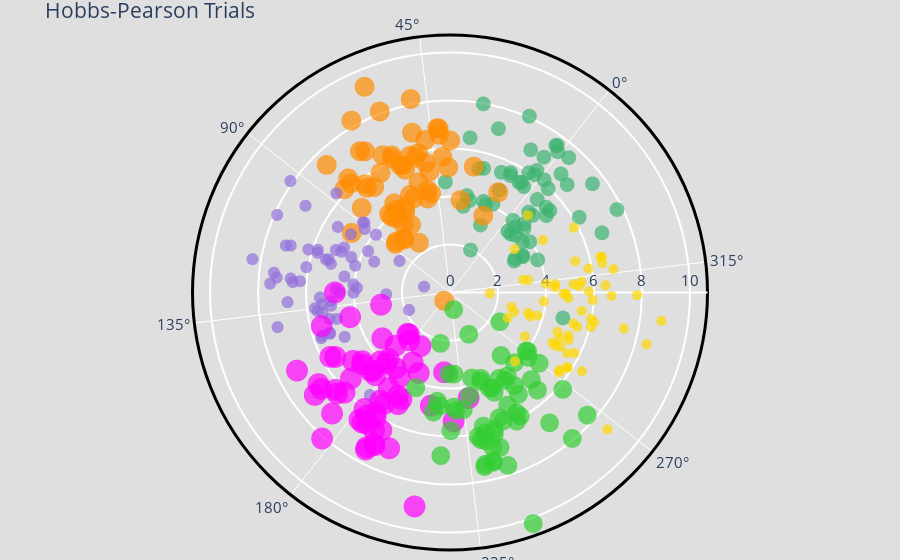

Notebook code for this chart:
### Code cell
#| label: fig1cell

import plotly.graph_objects as go
import pandas as pd
import plotly.io as pio
pio.renderers.default = "plotly_mimetype"

df = pd.read_csv("https://raw.githubusercontent.com/plotly/datasets/master/hobbs-pearson-trials.csv")

fig = go.Figure()

fig.add_trace(go.Scatterpolargl(
      r = df.trial_1_r,
      theta = df.trial_1_theta,
      name = "Trial 1",
      marker=dict(size=15, color="mediumseagreen")
    ))
fig.add_trace(go.Scatterpolargl(
      r = df.trial_2_r,
      theta = df.trial_2_theta,
      name = "Trial 2",
      marker=dict(size=20, color="darkorange")
    ))
fig.add_trace(go.Scatterpolargl(
      r = df.trial_3_r,
      theta = df.trial_3_theta,
      name = "Trial 3",
      marker=dict(size=12, color="mediumpurple")
    ))
fig.add_trace(go.Scatterpolargl(
      r = df.trial_4_r,
      theta = df.trial_4_theta,
      name = "Trial 4",
      marker=dict(size=22, color = "magenta")
    ))
fig.add_trace(go.Scatterpolargl(
      r = df.trial_5_r,
      theta = df.trial_5_theta,
      name = "Trial 5",
      marker=dict(size=19, color = "limegreen")
      ))
fig.add_trace(go.Scatterpolargl(
      r = df.trial_6_r,
      theta = df.trial_6_theta,
      name = "Trial 6",
      marker=dict(size=10, color = "gold")
      ))

# Common parameters for all traces
fig.update_traces(mode="markers", marker=dict(line_color='white', opacity=0.7))

fig.update_layout(
    title = "Hobbs-Pearson Trials",
    font_size = 15,
    showlegend = False,
    margin=dict(l=0, r=0, t=35, b=10),
    polar = dict(
      bgcolor = "rgb(223, 223, 223)",
      angularaxis = dict(
        linewidth = 3,
        showline=True,
        linecolor='black'
      ),
      radialaxis = dict(
        side = "counterclockwise",
        showline = True,
        linewidth = 2,
        gridcolor = "white",
        gridwidth = 2,
      )
    ),
    paper_bgcolor = "rgb(223, 223, 223)"
)

fig.show()
